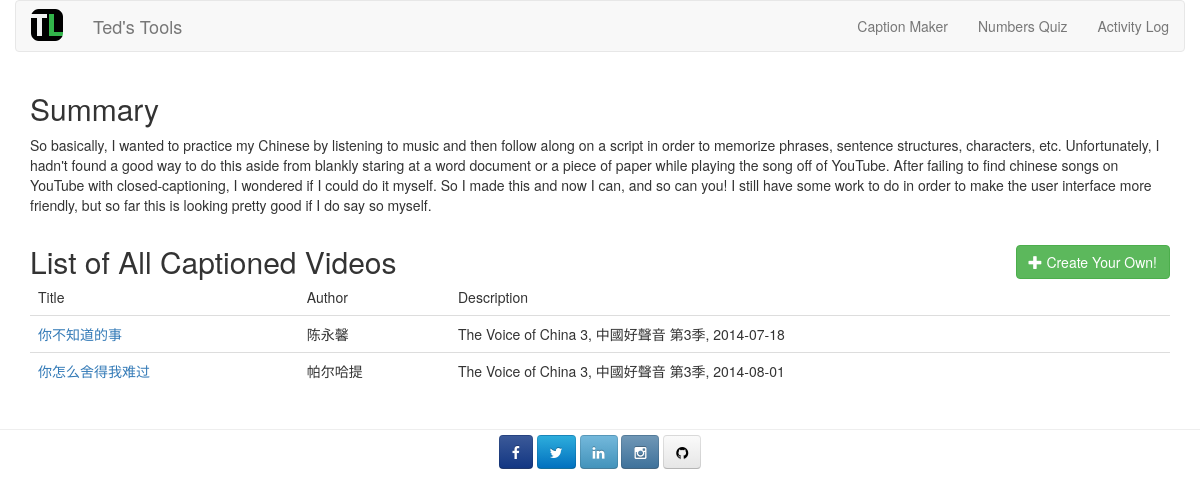
/caption_maker/media_list, run on an earlier commit of the app's database.
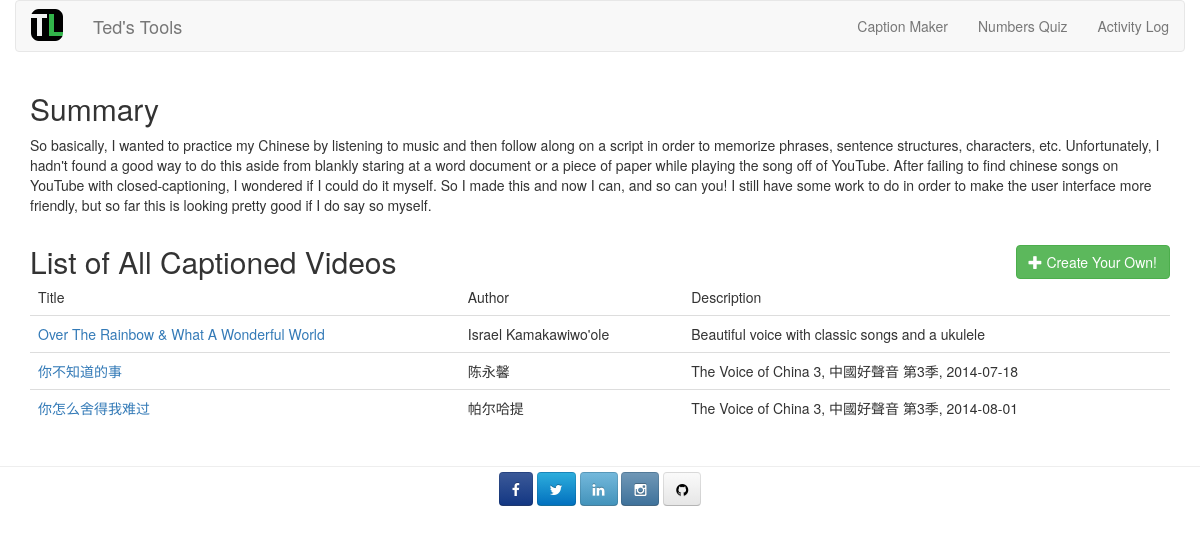
And on a later commit of the database.
### caption_maker/models.py (models this page shows, shortened)
class Media(models.Model):
    media_type = models.CharField(max_length = 8)
    reference_id = models.CharField(max_length = 32)
    title = models.CharField(max_length=255)
    author = models.CharField(null=True, max_length=32)
    description = models.TextField(null=True)
    start_time = models.DecimalField(null=True, max_digits=6, decimal_places=1)
    end_time = models.DecimalField(null=True, max_digits=6, decimal_places=1)
    is_active = models.BooleanField(default=True)
    created_at = models.DateTimeField(auto_now_add=True)
    class Meta:
        ordering = ['title',]

### caption_maker/views.py (the view)
def media_list(request):
    media_list = Media.objects.all()
    context = {
        'media_list': media_list
    }
    return render(request, 'caption_maker/media_list.html', context)

### caption_maker/templates/caption_maker/media_list.html (shortened to what this page needs)
{% extends "base.html" %}
{% load static %}
{% block css %}
<link rel="stylesheet" type="text/css" href="{% static 'caption_maker/css/media_list.css' %}">
{% endblock %}
{% block content %}
<h2>Summary</h2>
<p>
  So basically, I wanted to practice my Chinese by listening to music and then follow along on a
  script in order to memorize phrases, sentence structures, characters, etc.  Unfortunately, I hadn't
  found a good way to do this aside from blankly staring at a word document or a piece of paper while
  playing the song off of YouTube.  After failing to find chinese songs on YouTube with closed-captioning,
  I wondered if I could do it myself.  So I made this and now I can, and so can you!  I still have some
  work to do in order to make the user interface more friendly, but so far this is looking pretty good
  if I do say so myself.
</p>
<br/>
<div class="media-list-header">
  <h2>List of All Captioned Videos</h2>
  <a href="{% url 'caption_maker:create_new' %}">
    <button type="button" id="captions-add" class="btn btn-success">
      <span class="glyphicon glyphicon-plus" aria-hidden="true"></span> Create Your Own!
    </button>
  </a>
</div>
<table class="table">
  <thead>
    <tr>
      <td>Title</td>
      <td>Author</td>
      <td>Description</td>
    </tr>
  </thead>
  <tbody>
    {% for media in media_list %}
    <tr>
      <td>
        <a href="{% url 'caption_maker:media_detail' media_pk=media.pk %}">
          {{ media.title }}
        </a>
      </td>
      <td>
        {{ media.author }}
      </td>
      <td>
        {{ media.description }}
      </td>
    </tr>
    {% endfor %}
  </tbody>
</table>
{% endblock %}

What changed in the data, as far as the page shows it:
added Media: title "Over The Rainbow & What A Wonderful World", author "Israel Kamakawiwo'ole", description "Beautiful voice with classic songs and a ukulele"
